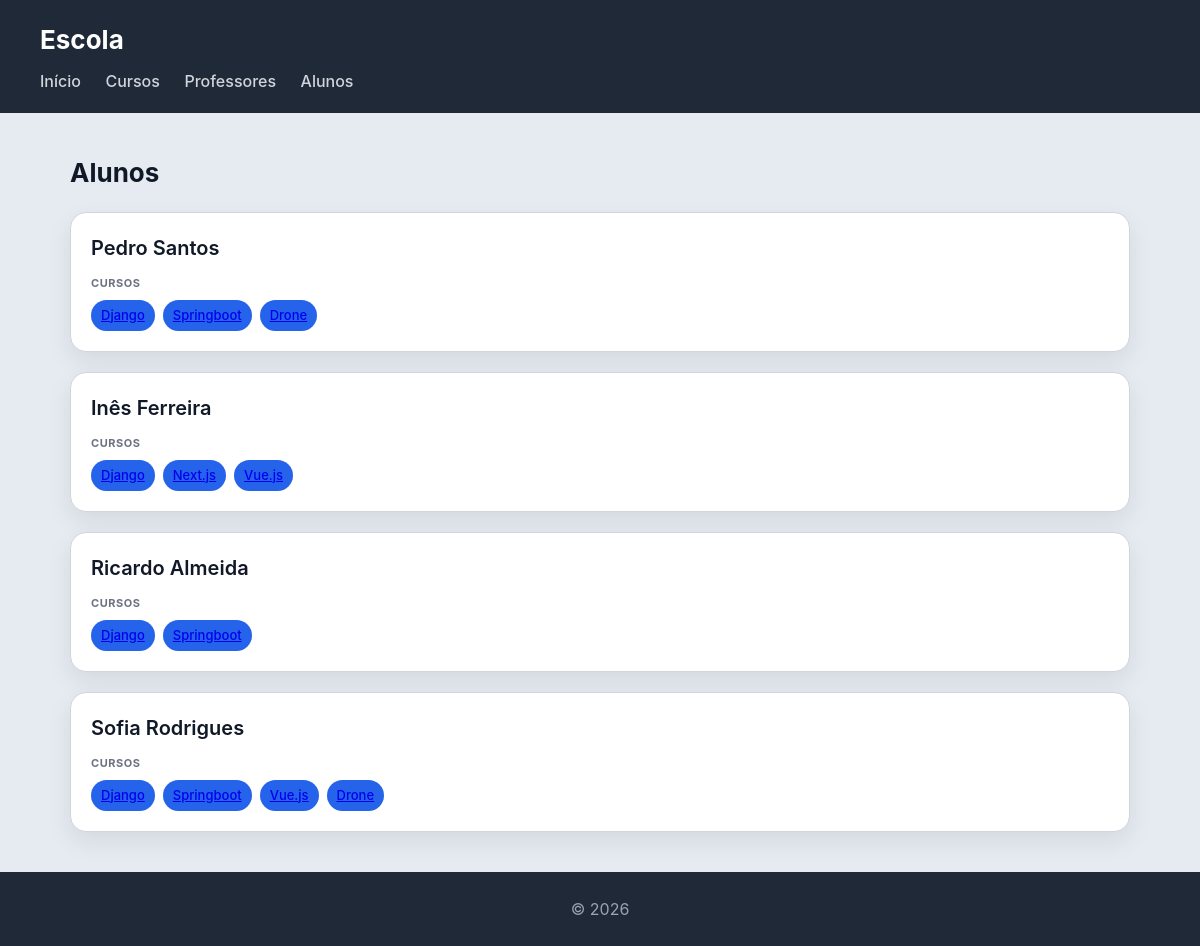
The page /escola/alunos/ on the database its author committed.
### escola/models.py (models this page shows, shortened)
class Aluno(models.Model):
    nome = models.CharField(max_length=100)
    numero = models.CharField(max_length=20, unique=True, blank=True, null=True)

class Curso(models.Model):
    nome = models.CharField(max_length=100)
    imagem = models.ImageField(upload_to='cursos/')
    professor = models.ForeignKey(Professor, on_delete=models.CASCADE, related_name='cursos')
    alunos = models.ManyToManyField(Aluno, related_name='cursos')

### escola/views.py (the view)
# urls.py: path('alunos/', views.alunos_view, name='alunos'),
def alunos_view(request):
    alunos = Aluno.objects.prefetch_related('cursos').all()
    return render(request, 'escola/alunos.html', {'alunos': alunos})

### escola/templates/escola/alunos.html (shortened to what this page needs)
{% extends 'escola/base.html' %}
{% block content %}
<h2>Alunos</h2>
<section>
{% for aluno in alunos %}
    <article>
        <header>
            <h3>{{ aluno.nome }}</h3>
        </header>
        <section>
            <h4>Cursos</h4>
            <ul>
                {% for curso in aluno.cursos.all %}
                    <li><a href="{% url 'curso' curso.id %}">{{ curso.nome }}</a></li>
                {% empty %}
                    <li>Sem cursos</li>
                {% endfor %}
            </ul>
        </section>
    </article>
{% empty %}
    <p>Nenhum aluno adicionado.</p>
{% endfor %}
</section>
{% endblock %}

### escola/static/escola/styles.css (style rules this page uses)
* { box-sizing: border-box; margin: 0; padding: 0; }
body { font-family: "Inter", "Segoe UI", system-ui, -apple-system, sans-serif; background: #e6ebf2; color: #111827; line-height: 1.5; }
h2 { margin-bottom: 20px; font-size: 26px; }
section > article { background: white; padding: 20px; border-radius: 16px; border: 1px solid #d1d5db; box-shadow: 0 10px 25px rgba(0,0,0,0.08); transition: all 0.25s ease; margin-bottom: 20px; }
article > header { margin-bottom: 12px; }
article > header > h3 { font-size: 20px; font-weight: 600; margin-bottom: 4px; }
article > section { margin-top: 10px; }
article > section > h4 { font-size: 11px; text-transform: uppercase; color: #6b7280; margin-bottom: 8px; letter-spacing: 0.05em; }
article > section > ul { list-style: none; display: flex; flex-wrap: wrap; gap: 8px; }
article > section > ul > li { background: #2563eb; color: white; padding: 6px 10px; border-radius: 999px; font-size: 13px; font-weight: 500; }

### rows shown on the page
Aluno: nome "Pedro Santos"
Curso: nome "Django"
Curso: nome "Springboot"
Curso: nome "Drone"
Aluno: nome "Inês Ferreira"
Curso: nome "Next.js"
Curso: nome "Vue.js"
Aluno: nome "Ricardo Almeida"
Aluno: nome "Sofia Rodrigues"
